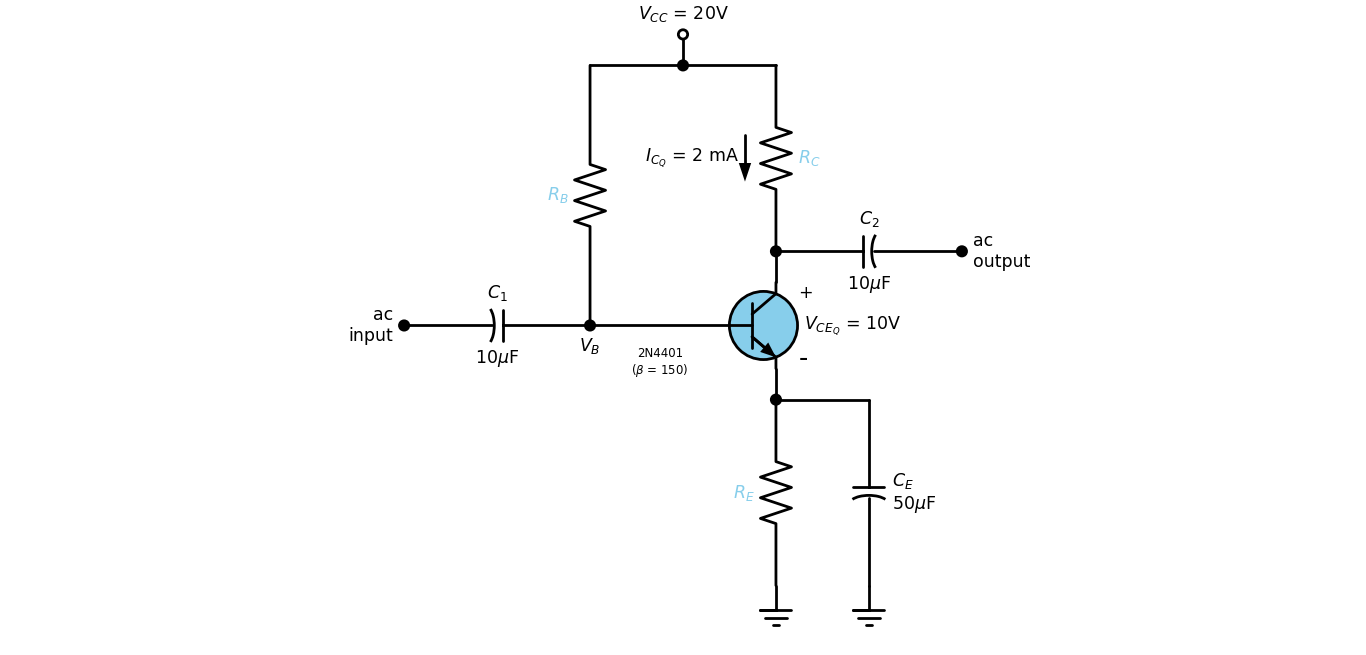

Recreate this plot in Python.
##### Name                : Saeed Ahamed Mridha
##### Registration_number : 2020338012
### Fig.4.54
### Page: 190
### Book: Electronic Devices and Circuit Theory
### By Robert L. Boylestad, Louis Nashelsky
### 11th Edition 


import schemdraw
import matplotlib
import schemdraw.elements as elm
with schemdraw.Drawing() as d:
    npn = elm.BjtNpn(circle=True,fill='skyblue').label("$V_{CE_Q}$ = 10V").label("+",ofst=(0.015,0.54)).label("-",ofst=(0.02,-0.54),fontsize=20)
    d += npn
    d += elm.Line().length(0.5).at(npn.emitter).down()
    d += elm.Dot()
    d.push()
    d += elm.Line().length(1.5).right()
    d += elm.Capacitor2().label("$C_E$\n50$\mu$F",loc='bot').down()
    d += elm.Ground()
    d.pop()
    d += elm.Resistor().down().label('$R_E$',color='skyblue')
    d += elm.Ground()
    d += elm.Line().length(0.5).at(npn.collector).up()
    d += elm.Dot()
    d.push()
    d += elm.Capacitor2().label('$C_2$').label('10$\mu$F',loc='bot').right()
    d += elm.Dot().label("ac\noutput",loc='right')
    d.pop()
    d += elm.Resistor().label('$R_C$',color='skyblue',loc='bot')
    d += elm.CurrentLabel(0.5,0.75).reverse().at((d.here[0],d.here[1]-1.5)).label('$I_{C_Q}$ = 2 mA')
    d += elm.Line().length(1.5).left()
    d += elm.Dot()
    d.push()
    d += elm.Line().length(0.5).up()
    d += elm.Dot(open=True).label('$V_{CC}$ = 20V')
    d.pop()
    d += elm.Line().length(1.5).left()
    d += elm.Resistor().down().toy(npn.base).label('$R_B$',color='skyblue')
    d += elm.Dot().label('$V_B$',loc='bot')
    d.push()
    d += elm.Line().tox(npn.base).label('\n2N4401\n'r'($\beta$ = 150)',loc='bot',fontsize=10)
    d.pop()
    d += elm.Capacitor2().label('$C_1$').label('10$\mu$F',loc='bot').left()
    d += elm.Dot().label('ac\ninput',loc='left')
    #d += elm.CurrentLabel(0.5,1).reverse().at((d.here[0],d.here[1]-1)).label("$I_{C_Q}$ = 2 mA")
    d.draw()
